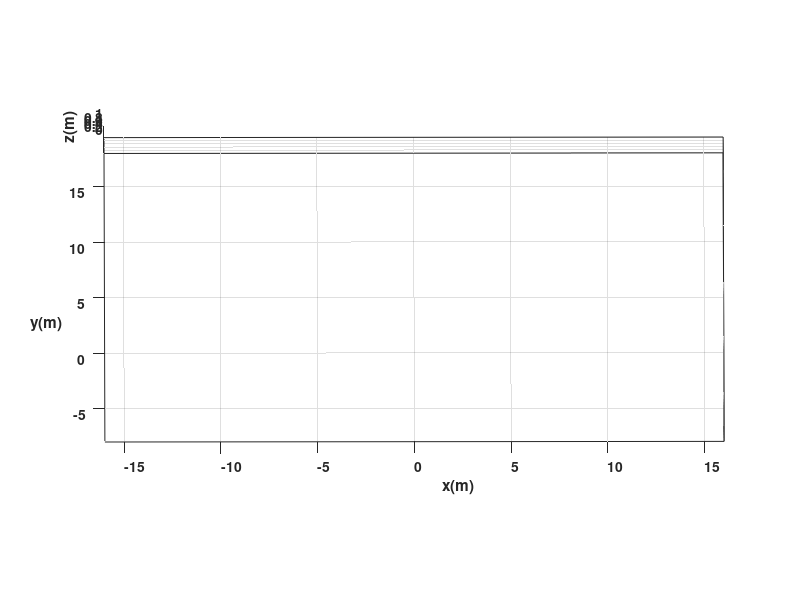

MATLAB code to generate this figure: (Note: this script raises an error after producing the figure.)
%Limpieza de pantalla
clear all
close all
clc

%1 TIEMPO %%%%%%%%%%%%%%%%%%%%%%%%%%%%%%%%%%%%%%%%%%%%%%%%%%%%%%%%
tf=40;             % Tiempo de simulación en segundos (s)
ts=0.1;            % Tiempo de muestreo en segundos (s)
t=0:ts:tf;         % Vector de tiempo
N= length(t);      % Muestras

%2 INTERPOLACIÓN DE TRAYECTORIA %%%%%%%%%%%%%%%%%%%%%%%%%%%%%%%%%%%%%%%%%%%%
Puntos = [-13.7,3.8; -13.7,10.7; -8.7,15.8; -5.1,15.8; -5.1,14.1; -8.6,10.7; -10.3,10.7; -10.3,5.5; -6.9,8.9;...
          -3.4,8.9; 0,5.5; 0,12.3; 3.5,9; 10.2,9; 13.7,12.3; 13.7,2.1; 11.8,0.5; 8.5,-1.2;...
          5.1,-1.2; 1.7,0.5; 0,2.1; 1.7,3.8; 1.7,6.9; 4.8,6.9; 4.8,3.8; 6.8,3.8; 8.9,3.8; ...
          8.9,6.9; 12,6.9; 12,3.8; 6.8,3.8; 8.9,2.1; 4.8,2.1; 6.8,3.8; 1.7,3.8; 0,2.1;  ...
          0,-3; 1.7,-3; 1.7,-6; -3.4,-6; -3.4,0; -6.9,0; -8.6,-1.2; -8.6,-3; -5.9,-3; -5.9,-6; -12,-6; -13.7,3.8];

s = linspace(0, 1, size(Puntos, 1));
ss = linspace(0, 1, N);
hx_ref = interp1(s, Puntos(:,1), ss, 'linear');
hy_ref = interp1(s, Puntos(:,2), ss, 'linear');

%2 CONDICIONES INICIALES %%%%%%%%%%%%%%%%%%%%%%%%%%%%%%%%%%%%%%%%%

x1 = zeros(1, N+1); 
y1 = zeros(1, N+1); 
phi = zeros(1, N+1);
u = zeros(1, N);
w = zeros(1, N);

x1(1) = Puntos(1,1);    % Iniciamos en el punto A
y1(1) = Puntos(1,2);
phi(1) = atan2(hy_ref(2)-hy_ref(1), hx_ref(2)-hx_ref(1)); % Orientación inicial hacia el punto B

%4 BUCLE DE SIMULACION %%%%%%%%%%%%%%%%%%%%%%%%%%%%%%%%

for k = 1:N-1
    % Derivadas para obtener velocidades deseadas
    dx = (hx_ref(k+1) - hx_ref(k))/ts;
    dy = (hy_ref(k+1) - hy_ref(k))/ts;
    
    u(k) = sqrt(dx^2 + dy^2); % Velocidad lineal
    
    % Calculamos la orientación deseada
    phi_d = atan2(dy, dx);
    
    % Velocidad angular 
    w(k) = atan2(sin(phi_d - phi(k)), cos(phi_d - phi(k)))/ts;
    
    % Actualizamos la orientación para el siguiente paso del cálculo
    phi(k+1) = phi(k) + w(k)*ts;
end

phi = zeros(1, N+1);
phi(1) = atan2(hy_ref(2)-hy_ref(1), hx_ref(2)-hx_ref(1));

for k=1:N 
    phi(k+1) = phi(k) + w(k)*ts; 
    xp1 = u(k)*cos(phi(k+1)); 
    yp1 = u(k)*sin(phi(k+1));
    x1(k+1) = x1(k) + xp1*ts;
    y1(k+1) = y1(k) + yp1*ts;
end

%%%%%%%%%%%%%%%%%%%%%%%%%%%%% SIMULACION VIRTUAL 3D %%%%%%%%%%%%%%%%%%%%%%%%%%%%

% a) Configuracion de escena

scene=figure;  % Crear figura (Escena)
set(scene,'Color','white'); % Color del fondo de la escena
set(gca,'FontWeight','bold') ;% Negrilla en los ejes y etiquetas
sizeScreen=get(0,'ScreenSize'); % Retorna el tamaño de la pantalla del computador
set(scene,'position',sizeScreen); % Configurar tamaño de la figura
camlight('headlight'); % Luz para la escena
axis equal; % Establece la relación de aspecto para que las unidades de datos sean las mismas en todas las direcciones.
grid on; % Mostrar líneas de cuadrícula en los ejes
box on; % Mostrar contorno de ejes
xlabel('x(m)'); ylabel('y(m)'); zlabel('z(m)'); % Etiqueta de los eje

view([-0.1 35]); % Orientacion de la figura
axis([-16 16 -8 18 0 1]); % Ingresar limites minimos y maximos en los ejes x y z [minX maxX minY maxY minZ maxZ]

% b) Graficar robots en la posicion inicial
scale = 2;
MobileRobot_5;
H1=MobilePlot_4(x1(1),y1(1),phi(1),scale);hold on;

% c) Graficar Trayectorias
H2=plot3(x1(1),y1(1),0,'r','lineWidth',2);
H3 = plot3(hx_ref(N), hy_ref(N), 0, 'bo', 'lineWidth', 2, 'MarkerSize', 10); 
H4 = plot3(hx_ref(1), hy_ref(1), 0, 'go', 'lineWidth', 2, 'MarkerSize', 10);

% d) Bucle de simulacion de movimiento del robot
step=1; % pasos para simulacion
for k=1:step:N

    delete(H1);    
    delete(H2);
    
    H1=MobilePlot_4(x1(k),y1(k),phi(k),scale);
    H2=plot3(hx_ref(1:k),hy_ref(1:k),zeros(1,k),'r','lineWidth',2);
    
    pause(ts);
end

%%%%%%%%%%%%%%%%%%%%%%%%%%%%% Graficas %%%%%%%%%%%%%%%%%%%%%%%%%%%%
graph=figure;  % Crear figura (Escena)
set(graph,'position',sizeScreen); % Congigurar tamaño de la figura
subplot(311)
plot(t,u,'b','LineWidth',2),grid('on'),xlabel('Tiempo [s]'),ylabel('m/s'),legend('Velocidad Lineal (v)');
subplot(312)
plot(t,w,'g','LineWidth',2),grid('on'),xlabel('Tiempo [s]'),ylabel('[rad/s]'),legend('Velocidad Angular (w)');
subplot(313)
dist_error = sqrt((hx_ref - x1(1:N)).^2 + (hy_ref - y1(1:N)).^2);
plot(t, dist_error, 'r','LineWidth',2),grid('on'),xlabel('Tiempo [s]'),ylabel('[metros]'),legend('Error de posición (m)');
